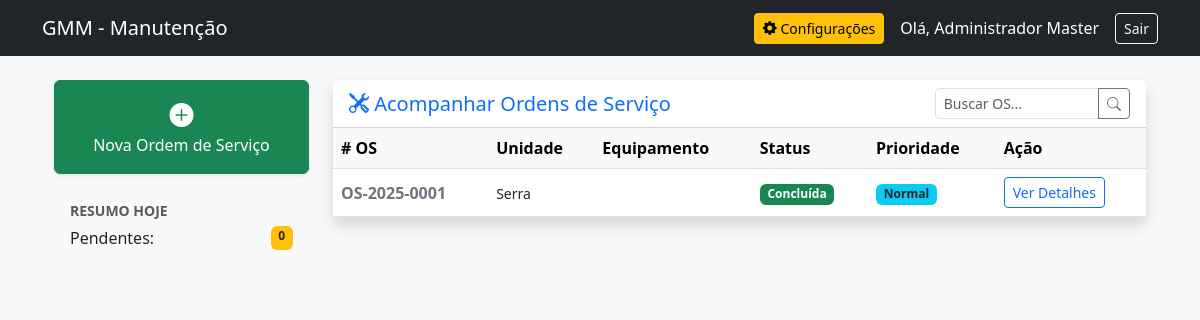
The page /dashboard/ (signed in) on the database its author committed.
### app/models/models.py (models this page shows, shortened)
class Usuario(UserMixin, db.Model):
    __tablename__ = 'usuarios'
    id = db.Column(db.Integer, primary_key=True)
    nome = db.Column(db.String(100), nullable=False)
    username = db.Column(db.String(50), unique=True, nullable=False) # Login
    telefone = db.Column(db.String(20), nullable=True)
    email = db.Column(db.String(120), unique=True, nullable=True) # Agora é apenas contato
    senha_hash = db.Column(db.String(255), nullable=False)
    tipo = db.Column(db.String(20), nullable=False)
    unidade_padrao_id = db.Column(db.Integer, db.ForeignKey('unidades.id'), nullable=True)
    ativo = db.Column(db.Boolean, default=True)
    ultimo_acesso = db.Column(db.DateTime, nullable=True)
    created_at = db.Column(db.DateTime, default=datetime.utcnow)
    registros = db.relationship('RegistroPonto', backref='usuario', lazy=True)

class Unidade(db.Model):
    __tablename__ = 'unidades'
    id = db.Column(db.Integer, primary_key=True)
    nome = db.Column(db.String(100), unique=True, nullable=False)
    endereco = db.Column(db.String(255), nullable=True)
    faixa_ip_permitida = db.Column(db.String(255), nullable=False)
    ativa = db.Column(db.Boolean, default=True)
    created_at = db.Column(db.DateTime, default=datetime.utcnow)
    registros = db.relationship('RegistroPonto', backref='unidade', lazy=True)

### app/models/estoque_models.py (models this page shows, shortened)
class OrdemServico(db.Model):
    __tablename__ = 'ordens_servico'
    id = db.Column(db.Integer, primary_key=True)
    numero_os = db.Column(db.String(20), unique=True, nullable=False)
    tecnico_id = db.Column(db.Integer, db.ForeignKey('usuarios.id'), nullable=False)
    unidade_id = db.Column(db.Integer, db.ForeignKey('unidades.id'), nullable=False)
    equipamento_id = db.Column(db.Integer, db.ForeignKey('equipamentos.id'), nullable=True)
    equipamento_legacy = db.Column(db.String(150), nullable=True)
    prazo_conclusao = db.Column(db.DateTime, nullable=False)
    tipo_manutencao = db.Column(db.String(20), nullable=False)
    prioridade = db.Column(db.String(20), default='media')
    descricao_problema = db.Column(db.Text, nullable=False)
    descricao_solucao = db.Column(db.Text, nullable=True)
    status = db.Column(db.String(20), default='aberta')
    fotos_antes = db.Column(db.JSON, nullable=True)
    fotos_depois = db.Column(db.JSON, nullable=True)
    data_abertura = db.Column(db.DateTime, default=datetime.utcnow)
    data_conclusao = db.Column(db.DateTime, nullable=True)
    tecnico = db.relationship('Usuario', backref='ordens_servico')
    unidade = db.relationship('Unidade', backref='ordens_servico')
    equipamento_rel = db.relationship('Equipamento', backref='ordens')
    movimentacoes = db.relationship('MovimentacaoEstoque', backref='os', lazy=True)

### app/routes/ponto.py (the view)
@bp.route('/')
@login_required
def index():
    unidades = Unidade.query.filter_by(ativa=True).all()
    registro_aberto = RegistroPonto.query.filter_by(
        usuario_id=current_user.id,
        data_hora_saida=None
    ).first()
    if current_user.tipo == 'tecnico':
        minhas_os = OrdemServico.query.filter_by(tecnico_id=current_user.id).order_by(OrdemServico.prioridade.desc()).all()
    else:
        minhas_os = OrdemServico.query.order_by(OrdemServico.data_abertura.desc()).limit(20).all()
    return render_template('dashboard.html',
                         unidades=unidades,
                         registro_aberto=registro_aberto,
                         minhas_os=minhas_os)
    historico = RegistroPonto.query.filter_by(usuario_id=current_user.id)\
        .order_by(RegistroPonto.data_hora_entrada.desc())\
        .limit(10).all()
    return render_template('ponto.html', unidades=unidades, registro_aberto=registro_aberto, historico=historico)

### app/__init__.py (called while the page is built)
def create_app():
    app = Flask(__name__)
    app.config.from_object('config.Config')
    db.init_app(app)
    login_manager.init_app(app)
    migrate.init_app(app, db)
    @login_manager.user_loader
    def load_user(user_id):
        return Usuario.query.get(int(user_id))
    from app.routes import auth, ponto, admin, os
    app.register_blueprint(auth.bp)
    app.register_blueprint(ponto.bp)
    app.register_blueprint(admin.bp)
    app.register_blueprint(os.bp)
    @app.route('/')
    def root():
        return redirect(url_for('auth.login'))
    return app

### app/templates/dashboard.html (shortened to what this page needs)
{% extends "base.html" %}
{% block content %}
<div class="container-fluid">
    <div class="row">
        <div class="col-md-3 mb-4">
            <div class="d-grid gap-2">
                <a href="{{ url_for('os.nova_os') }}" class="btn btn-success py-3 shadow-sm">
                    <i class="bi bi-plus-circle-fill fs-4 d-block"></i>
                    Nova Ordem de Serviço
                </a>
            </div>
            <div class="card mt-3 border-0 bg-light">
                <div class="card-body py-2">
                    <small class="text-muted fw-bold">RESUMO HOJE</small>
                    <div class="d-flex justify-content-between mt-1">
                        <span>Pendentes:</span>
                        <span class="badge bg-warning text-dark">
                            {{ minhas_os | selectattr("status", "equalto", "aberta") | list | length }}
                        </span>
                    </div>
                </div>
            </div>
        </div>
        <div class="col-md-9">
            <div class="card shadow border-0">
                <div class="card-header bg-white d-flex justify-content-between align-items-center">
                    <h5 class="mb-0 text-primary"><i class="bi bi-tools"></i> Acompanhar Ordens de Serviço</h5>
                    <div class="input-group input-group-sm w-25">
                        <input type="text" class="form-control" placeholder="Buscar OS...">
                        <button class="btn btn-outline-secondary"><i class="bi bi-search"></i></button>
                    </div>
                </div>
                <div class="card-body p-0">
                    <div class="table-responsive">
                        <table class="table table-hover align-middle mb-0">
                            <thead class="table-light">
                                <tr>
                                    <th># OS</th>
                                    <th>Unidade</th>
                                    <th>Equipamento</th>
                                    <th>Status</th>
                                    <th>Prioridade</th>
                                    <th>Ação</th>
                                </tr>
                            </thead>
                            <tbody>
                                {% for os in minhas_os %}
                                <tr>
                                    <td class="fw-bold text-secondary">{{ os.numero_os }}</td>
                                    <td><small>{{ os.unidade.nome }}</small></td>
                                    <td>{{ os.equipamento }}</td>
                                    <td>
                                        {% if os.status == 'aberta' %}
                                        <span class="badge bg-warning text-dark">Aberta</span>
                                        {% elif os.status == 'concluida' %}
                                        <span class="badge bg-success">Concluída</span>
                                        {% else %}
                                        <span class="badge bg-secondary">{{ os.status }}</span>
                                        {% endif %}
                                    </td>
                                    <td>
                                        {% if os.prioridade == 'urgente' %}
                                        <span class="badge bg-danger">URGENTE</span>
                                        {% elif os.prioridade == 'alta' %}
                                        <span class="badge bg-orange text-dark"
                                            style="background-color: #fd7e14;">Alta</span>
                                        {% else %}
                                        <span class="badge bg-info text-dark">Normal</span>
                                        {% endif %}
                                    </td>
                                    <td>
                                        <a href="{{ url_for('os.detalhes', id=os.id) }}"
                                            class="btn btn-sm btn-outline-primary">
                                            Ver Detalhes
                                        </a>
                                    </td>
                                </tr>
                                {% else %}
                                <tr>
                                    <td colspan="6" class="text-center py-4 text-muted">
                                        <i class="bi bi-emoji-smile"></i> Nenhuma ordem de serviço encontrada.
                                    </td>
                                </tr>
                                {% endfor %}
                            </tbody>
                        </table>
                    </div>
                </div>
            </div>
        </div>
    </div>
</div>
{% endblock %}

### app/templates/base.html (shortened to what this page needs)
<!DOCTYPE html>
<html lang="pt-br">
<head>
    <link href="https://cdn.jsdelivr.net/npm/bootstrap@5.3.0/dist/css/bootstrap.min.css" rel="stylesheet">
    <link rel="stylesheet" href="https://cdn.jsdelivr.net/npm/bootstrap-icons@1.10.0/font/bootstrap-icons.css">
</head>
<body class="bg-light">
    <nav class="navbar navbar-dark bg-dark mb-4">
        <div class="container">
            <a class="navbar-brand" href="{{ url_for('ponto.index') }}">GMM - Manutenção</a>
            {% if current_user.is_authenticated %}
            <div class="d-flex align-items-center">
                {% if current_user.tipo == 'admin' %}
                <a href="{{ url_for('admin.dashboard') }}" class="btn btn-warning btn-sm me-3">
                    <i class="bi bi-gear-fill"></i> Configurações
                </a>
                {% endif %}
                <span class="navbar-text text-white me-3">Olá, {{ current_user.nome }}</span>
                <a href="{{ url_for('auth.logout') }}" class="btn btn-outline-light btn-sm">Sair</a>
            </div>
            {% endif %}
        </div>
    </nav>
    <div class="container">
        {% block content %}{% endblock %}
    </div>
</body>
</html>

### rows shown on the page
Usuario: nome "Administrador Master"
OrdemServico: numero_os "OS-2025-0001", unidade.nome "Serra", status "Concluída", prioridade "Normal"

### other values the page prints
{{ minhas_os | selectattr("status", "equalto", "aberta") | list | length }} "0"
